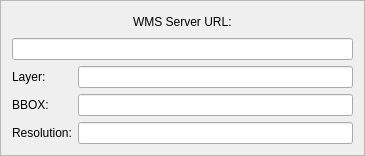
        <widget class="QFrame" name="frameBasic">
         <property name="frameShape">
          <enum>QFrame::StyledPanel</enum>
         </property>
         <property name="frameShadow">
          <enum>QFrame::Raised</enum>
         </property>
         <property name="lineWidth">
          <number>2</number>
         </property>
         <layout class="QVBoxLayout" name="verticalLayout">
          <item>
           <layout class="QHBoxLayout" name="horizontalLayout_10">
            <item>
             <spacer name="horizontalSpacer_2">
              <property name="orientation">
               <enum>Qt::Horizontal</enum>
              </property>
              <property name="sizeHint" stdset="0">
               <size>
                <width>40</width>
                <height>20</height>
               </size>
              </property>
             </spacer>
            </item>
            <item>
             <widget class="QLabel" name="labelUrl">
              <property name="toolTip">
               <string>The URL of WMS service</string>
              </property>
              <property name="whatsThis">
               <string>&lt;html&gt;&lt;head/&gt;&lt;body&gt;&lt;p&gt;The URL of WMS service should be entered in the field below. Every regular WMS GetMap request must contain the &lt;span style=&quot; font-style:italic;&quot;&gt;URL&lt;/span&gt; part and consequently - &lt;span style=&quot; font-weight:600;&quot;&gt;this is a mandatory parameter&lt;/span&gt;.&lt;/p&gt;&lt;/body&gt;&lt;/html&gt;</string>
              </property>
              <property name="text">
               <string>WMS Server URL:</string>
              </property>
             </widget>
            </item>
            <item>
             <spacer name="horizontalSpacer">
              <property name="orientation">
               <enum>Qt::Horizontal</enum>
              </property>
              <property name="sizeHint" stdset="0">
               <size>
                <width>40</width>
                <height>20</height>
               </size>
              </property>
             </spacer>
            </item>
           </layout>
          </item>
          <item>
           <widget class="QLineEdit" name="editUrl">
            <property name="whatsThis">
             <string>&lt;html&gt;&lt;head/&gt;&lt;body&gt;&lt;p&gt;The URL of WMS service should be entered in this field. Every regular WMS GetMap request must contain the &lt;span style=&quot; font-style:italic;&quot;&gt;URL&lt;/span&gt; part and consequently -&lt;span style=&quot; font-weight:600;&quot;&gt; this is a mandatory parameter&lt;/span&gt;.&lt;/p&gt;&lt;/body&gt;&lt;/html&gt;</string>
            </property>
           </widget>
          </item>
          <item>
           <layout class="QHBoxLayout" name="horizontalLayout_4">
            <item>
             <layout class="QVBoxLayout" name="verticalLayout_3">
              <item>
               <layout class="QHBoxLayout" name="horizontalLayout_3">
                <item>
                 <widget class="QLabel" name="labelLayer">
                  <property name="toolTip">
                   <string>&lt;html&gt;&lt;head/&gt;&lt;body&gt;&lt;p&gt;The requested WMS layer&lt;/p&gt;&lt;/body&gt;&lt;/html&gt;</string>
                  </property>
                  <property name="whatsThis">
                   <string>&lt;html&gt;&lt;head/&gt;&lt;body&gt;&lt;p&gt;Usually, WMS services can serve many different layers. The layer of interest i.e. the layer that is to be cached should be entered in the next field. &lt;/p&gt;&lt;p&gt;Since OGC WMS specification allows more than one layer argument it is possible to request many layers here, but they have to be written as a comma separated string. However, multilayer requests are not usual and generally, they are not recommended.&lt;/p&gt;&lt;p&gt;Every regular WMS GetMap request must contain the &lt;span style=&quot; font-style:italic;&quot;&gt;layer&lt;/span&gt; part and consequently - &lt;span style=&quot; font-weight:600;&quot;&gt;this is a mandatory parameter&lt;/span&gt;.&lt;/p&gt;&lt;/body&gt;&lt;/html&gt;</string>
                  </property>
                  <property name="text">
                   <string>Layer:</string>
                  </property>
                 </widget>
                </item>
                <item>
                 <widget class="QLineEdit" name="editLayer">
                  <property name="sizePolicy">
                   <sizepolicy hsizetype="Fixed" vsizetype="Fixed">
                    <horstretch>0</horstretch>
                    <verstretch>0</verstretch>
                   </sizepolicy>
                  </property>
                  <property name="minimumSize">
                   <size>
                    <width>275</width>
                    <height>22</height>
                   </size>
                  </property>
                  <property name="whatsThis">
                   <string>&lt;html&gt;&lt;head/&gt;&lt;body&gt;&lt;p&gt;Usually, WMS services can serve many different layers. The layer of interest i.e. the layer that is to be cached should be entered in this field. &lt;/p&gt;&lt;p&gt;Since OGC WMS specification allows more than one layer argument it is possible to request many layers here, but they have to be written as a comma separated string. However, multilayer requests are not usual and generally, they are not recommended.&lt;/p&gt;&lt;p&gt;Every regular WMS GetMap request must contain the &lt;span style=&quot; font-style:italic;&quot;&gt;layer&lt;/span&gt; part and consequently - &lt;span style=&quot; font-weight:600;&quot;&gt;this is a mandatory parameter&lt;/span&gt;.&lt;/p&gt;&lt;/body&gt;&lt;/html&gt;</string>
                  </property>
                 </widget>
                </item>
               </layout>
              </item>
              <item>
               <layout class="QHBoxLayout" name="horizontalLayout_2">
                <item>
                 <widget class="QLabel" name="labelBBOX">
                  <property name="toolTip">
                   <string>Bounding Box of area</string>
                  </property>
                  <property name="whatsThis">
                   <string>&lt;html&gt;&lt;head/&gt;&lt;body&gt;&lt;p&gt;The region of interest i.e. the&lt;span style=&quot; font-style:italic;&quot;&gt; bounding box&lt;/span&gt; of the region to be cached should be entered in the next field. The &lt;span style=&quot; font-style:italic;&quot;&gt;BBOX&lt;/span&gt; values should refer to the specified SRS and they should be written as a comma separated string i.e. in this form: &lt;span style=&quot; font-style:italic;&quot;&gt;minx, miny, maxx, maxy&lt;/span&gt;&lt;/p&gt;&lt;p&gt;Every regular WMS GetMap request must contain the &lt;span style=&quot; font-style:italic;&quot;&gt;BBOX&lt;/span&gt; part and consequently - &lt;span style=&quot; font-weight:600;&quot;&gt;this is a mandatory parameter&lt;/span&gt;.&lt;/p&gt;&lt;/body&gt;&lt;/html&gt;</string>
                  </property>
                  <property name="text">
                   <string>BBOX:</string>
                  </property>
                 </widget>
                </item>
                <item>
                 <widget class="QLineEdit" name="editBBOX">
                  <property name="sizePolicy">
                   <sizepolicy hsizetype="Fixed" vsizetype="Fixed">
                    <horstretch>0</horstretch>
                    <verstretch>0</verstretch>
                   </sizepolicy>
                  </property>
                  <property name="minimumSize">
                   <size>
                    <width>275</width>
                    <height>22</height>
                   </size>
                  </property>
                  <property name="whatsThis">
                   <string>&lt;html&gt;&lt;head/&gt;&lt;body&gt;&lt;p&gt;The region of interest i.e. the&lt;span style=&quot; font-style:italic;&quot;&gt; bounding box&lt;/span&gt; of the region to be cached should be entered in this field. The &lt;span style=&quot; font-style:italic;&quot;&gt;BBOX&lt;/span&gt; values should refer to the specified SRS and they should be written as a comma separated string i.e. in this form: &lt;span style=&quot; font-style:italic;&quot;&gt;minx, miny, maxx, maxy&lt;/span&gt;&lt;/p&gt;&lt;p&gt;Every regular WMS GetMap request must contain the &lt;span style=&quot; font-style:italic;&quot;&gt;BBOX&lt;/span&gt; part and consequently - &lt;span style=&quot; font-weight:600;&quot;&gt;this is a mandatory parameter&lt;/span&gt;.&lt;/p&gt;&lt;/body&gt;&lt;/html&gt;</string>
                  </property>
                 </widget>
                </item>
               </layout>
              </item>
              <item>
               <layout class="QHBoxLayout" name="horizontalLayout">
                <item>
                 <widget class="QLabel" name="labelRes">
                  <property name="toolTip">
                   <string>The highest cache resolution</string>
                  </property>
                  <property name="whatsThis">
                   <string>&lt;html&gt;&lt;head/&gt;&lt;body&gt;&lt;p&gt;The highest (i.e. the best) spatial resolution of TMS cache structure should be written in the next field. It denotes the dimension of one single pixel at the basic level of pyramidial TMS schema. In other words it is a length of a pixel in both &lt;span style=&quot; font-style:italic;&quot;&gt;x&lt;/span&gt; and &lt;span style=&quot; font-style:italic;&quot;&gt;y&lt;/span&gt; directions, in the unit which coresponds to the unit of the given &lt;span style=&quot; font-style:italic;&quot;&gt;SRS. (meter, degree of arc, etc.)&lt;/span&gt;&lt;/p&gt;&lt;p&gt;&lt;span style=&quot; font-weight:600;&quot;&gt;This is a mandatory parameter&lt;/span&gt;. It is inevitable information for all the calculations in regards to the tiling schema structuring. &lt;/p&gt;&lt;/body&gt;&lt;/html&gt;</string>
                  </property>
                  <property name="text">
                   <string>Resolution:</string>
                  </property>
                 </widget>
                </item>
                <item>
                 <widget class="QLineEdit" name="editRes">
                  <property name="sizePolicy">
                   <sizepolicy hsizetype="Fixed" vsizetype="Fixed">
                    <horstretch>0</horstretch>
                    <verstretch>0</verstretch>
                   </sizepolicy>
                  </property>
                  <property name="minimumSize">
                   <size>
                    <width>275</width>
                    <height>22</height>
                   </size>
                  </property>
                  <property name="whatsThis">
                   <string>&lt;html&gt;&lt;head/&gt;&lt;body&gt;&lt;p&gt;The highest (i.e. the best) spatial resolution of TMS cache structure should be written in this field. It denotes the dimension of one single pixel at the basic level of pyramidal TMS schema. In other words it is a length of a pixel in both &lt;span style=&quot; font-style:italic;&quot;&gt;x&lt;/span&gt; and &lt;span style=&quot; font-style:italic;&quot;&gt;y&lt;/span&gt; directions, in the unit which coresponds to the predefined unit of the given &lt;span style=&quot; font-style:italic;&quot;&gt;SRS. (meter, degree of arc, etc.)&lt;/span&gt;&lt;/p&gt;&lt;p&gt;&lt;span style=&quot; font-weight:600;&quot;&gt;This is a mandatory parameter&lt;/span&gt;. It is inevitable information for all the calculations in regards to the tiling schema structuring. &lt;/p&gt;&lt;/body&gt;&lt;/html&gt;</string>
                  </property>
                 </widget>
                </item>
               </layout>
              </item>
             </layout>
            </item>
           </layout>
          </item>
         </layout>
        </widget>
